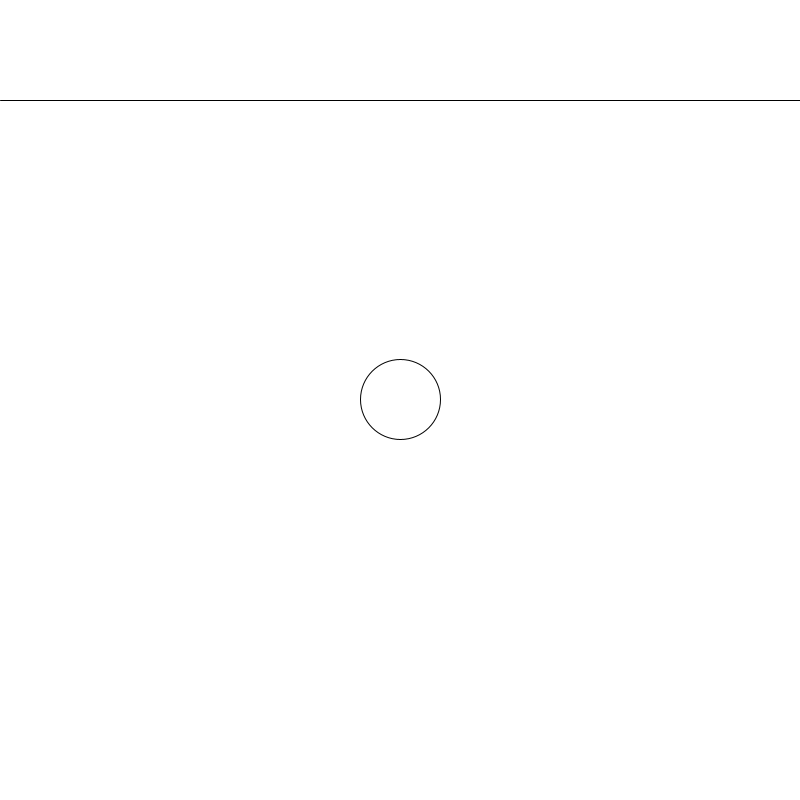
Frame 1 (no input)
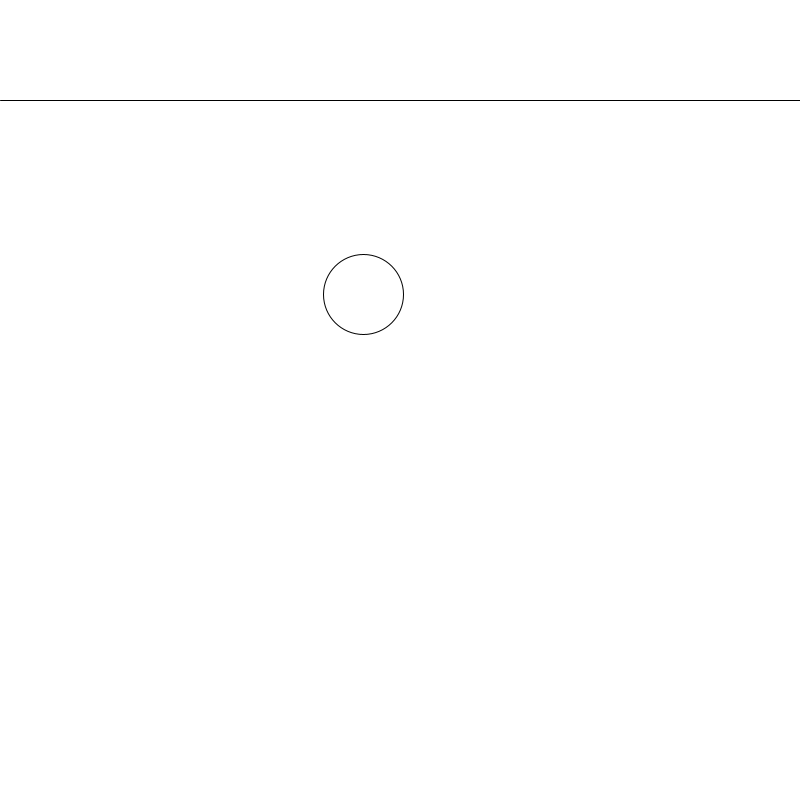
Frame 60 (the mouse pressed at the canvas centre just before this capture)
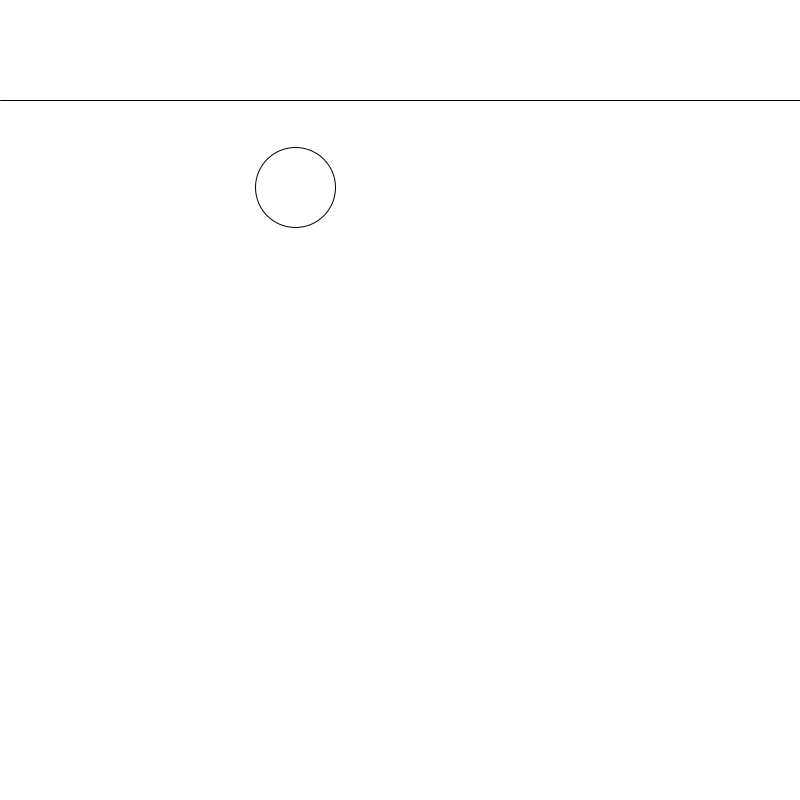
Frame 120 (the mouse held since frame 60 and released just before this capture)

The Processing sketch that drew these frames (run headless with seeded random() and noise(); from frame 60 on, the mouse is pressed at the canvas centre):

// Processing sketch: helium
// ── helium.pde
class Balloon {
  PVector location;
  PVector velocity;
  PVector acceleration;
  float xOff;
  Balloon() {
    location = new PVector(width / 2, height / 2);
    velocity = new PVector(0, 0);
    acceleration = new PVector(0, 0);
    xOff = 0;
  }

  void floatUp() {
    if (location.y > 140) {
      PVector floatDest = new PVector(location.x, 0);
      PVector floatUpForce = PVector.sub(floatDest, location);
      floatUpForce.normalize();
      floatUpForce.mult(0.02);

      acceleration.add(floatUpForce);
    }
  }

  void bounceBack() {
    if (location.y <= 140) {
      float velocityBeforeImpact = velocity.mag();
      float decelerationMag = velocityBeforeImpact / 1.6;
      PVector bounceBackDest = new PVector(location.x, height);
      PVector bounceBackForce = PVector.sub(bounceBackDest, location);
      bounceBackForce.normalize();
      bounceBackForce.mult(decelerationMag);

      velocity.mult(0);
      acceleration.add(bounceBackForce);
    }
  }

  void wind() {
    if (random(1) < 0.1) {
      PVector blownDest = new PVector(
        map(noise(xOff), 0, 1, 0, width),
        map(noise(xOff + 1000), 0, 1, 0, height)
      );
      PVector blownForce = PVector.sub(blownDest, location);
      blownForce.normalize();
      blownForce.mult(random(1));

      acceleration.add(blownForce);
      xOff += 0.1;
    }
  }

  void checkEdges() {
    if (location.x < 0) {
      location.x = width;
    } else if (location.x > width) {
      location.x = 0;
    }
  }

  void update() {
    floatUp();
    wind();
    bounceBack();
    velocity.add(acceleration);
    location.add(velocity);
    acceleration.mult(0);
    checkEdges();
  }

  void draw() {
    circle(location.x, location.y, 80);
  }
}

Balloon b;
void setup() {
  size(800, 800);
  b = new Balloon();
}

void draw() {
  background(#ffffff);
  line(0, 100, width, 100);
  b.update();
  b.draw();
}
